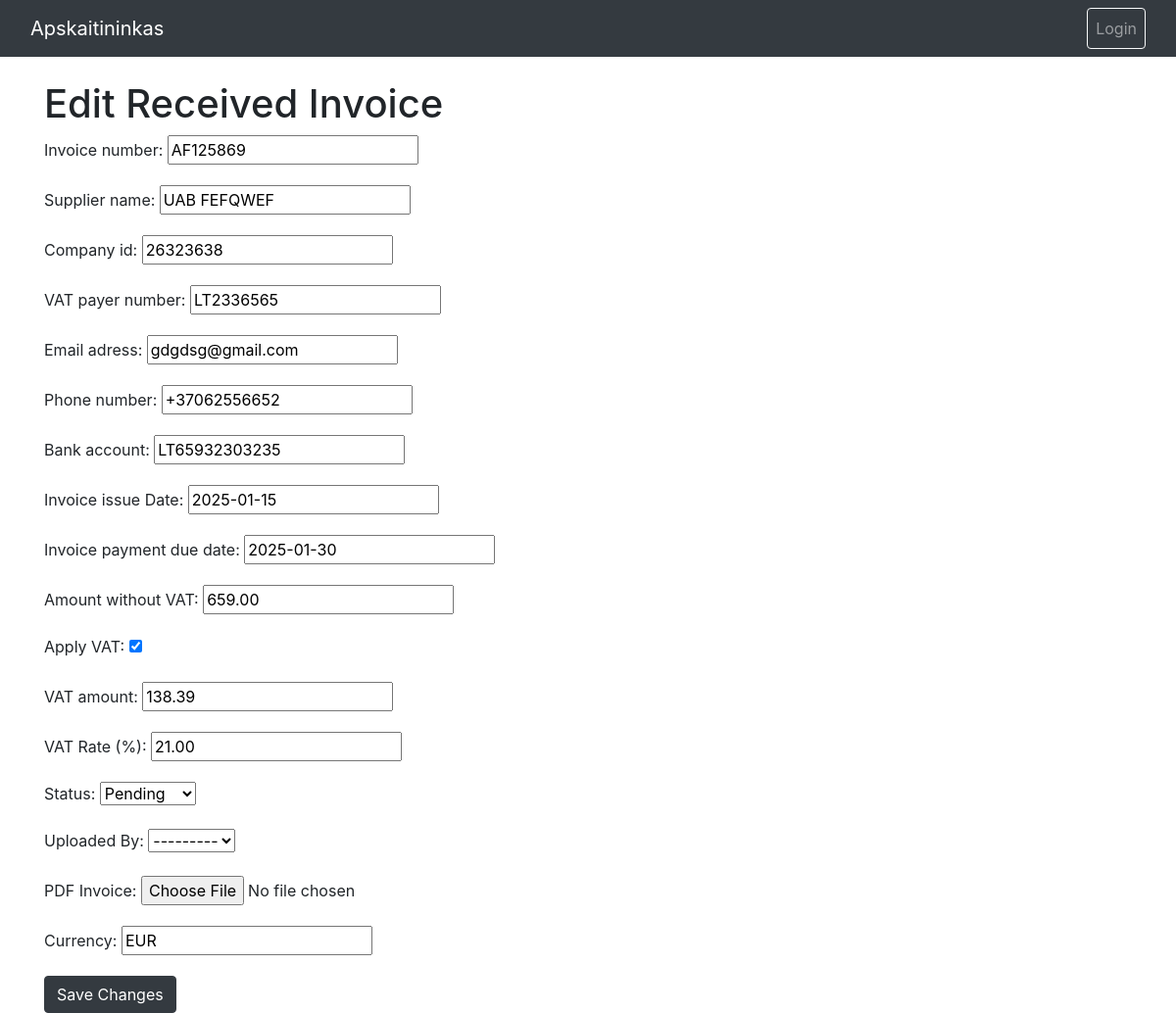
/apskaitininkas/invoices/received/edit/6/, run on an earlier commit of the app's database.
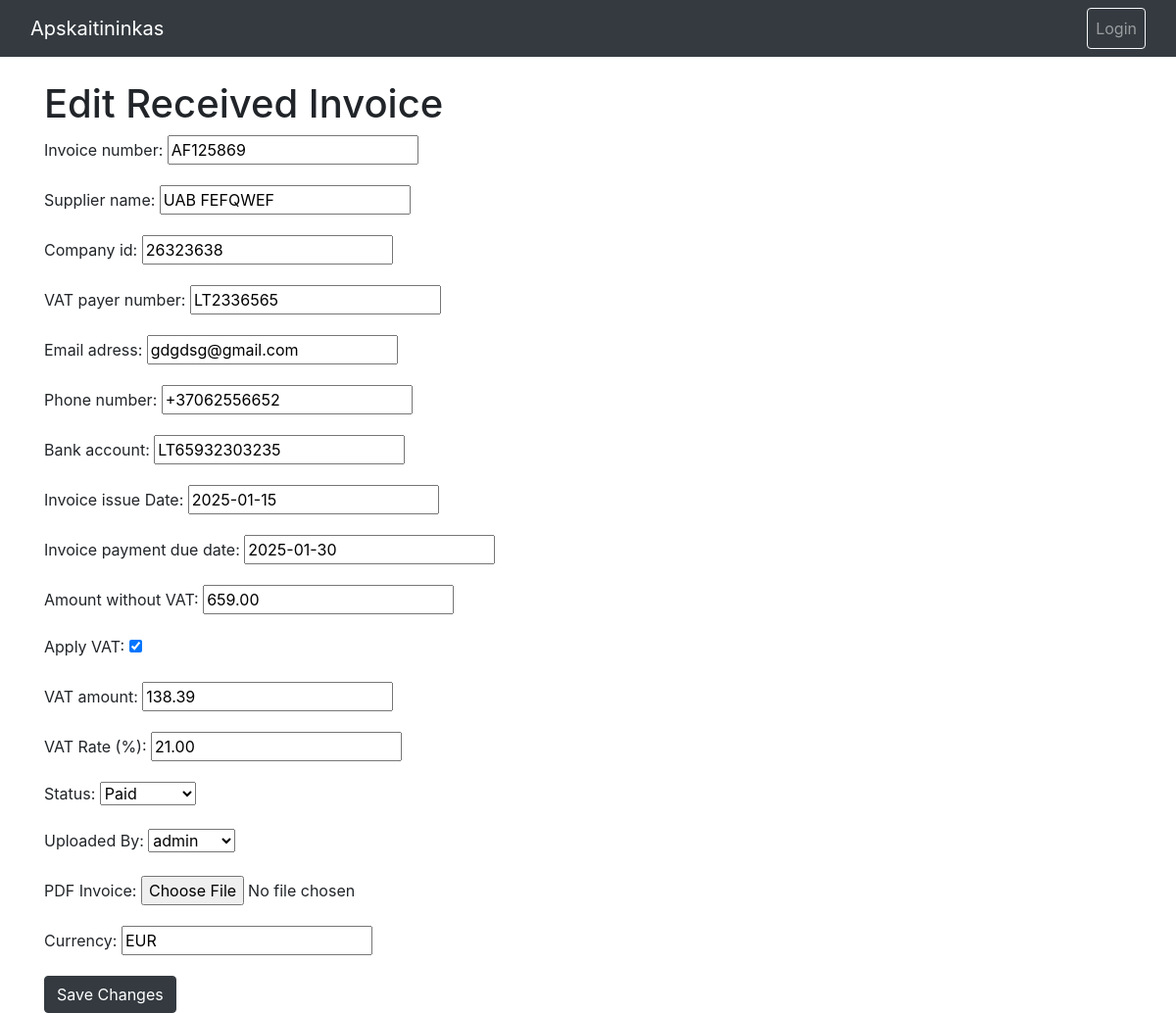
And on a later commit of the database.
### apskaitininkas/models.py (models this page shows, shortened)
class ReceivedInvoice(models.Model):
    STATUS_CHOICES = [
        ('PA', 'Paid'),
        ('PE', 'Pending'),
        ('OV', 'Overdue'),
        ('CA', 'Cancelled'),
    ]
    invoice_number = models.CharField('Invoice number', max_length=100, unique=True)
    supplier = models.CharField('Supplier name', max_length=255)
    company_id = models.CharField('Company id', max_length=20, blank=True)
    vat_number = models.CharField('VAT payer number', max_length=20, blank=True)
    email = models.EmailField('Email adress', max_length=50, blank=True)
    phone = models.CharField('Phone number', max_length=20, blank=True)
    bank_account = CharField('Bank account', max_length=50, blank=True)
    issue_date = models.DateField(verbose_name='Invoice issue Date', blank=True, null=True)
    due_date = models.DateField(verbose_name='Invoice payment due date', blank=True, null=True)
    amount = models.DecimalField('Amount without VAT', max_digits=10, decimal_places=2)
    apply_vat = models.BooleanField('Apply VAT', default=False)
    vat_amount = models.DecimalField('VAT amount', max_digits=10, decimal_places=2, blank=True, null=True)
    vat_rate = models.DecimalField('VAT Rate (%)', max_digits=5, decimal_places=2, default=21.00)
    status = models.CharField('Status', max_length=20, choices=STATUS_CHOICES, default='PE')
    uploaded_by = models.ForeignKey(User, on_delete=models.SET_NULL, null=True, blank=True, verbose_name='Uploaded By')
    pdf_file = models.FileField('PDF Invoice', upload_to='received_invoices/', blank=True, null=True)
    created_at = models.DateTimeField(auto_now_add=True)
    updated_at = models.DateTimeField(auto_now=True)
    currency = models.CharField('Currency', max_length=3, default='EUR')

### apskaitininkas/views.py (the view)
# urls.py: path('invoices/received/edit/<int:invoice_id>/', views.edit_received_invoice, name='edit_received_invoice'),
def edit_received_invoice(request, invoice_id):
    invoice = get_object_or_404(ReceivedInvoice, id=invoice_id)
    form = ReceivedInvoiceForm(request.POST or None, request.FILES or None, instance=invoice)
    if form.is_valid():
        form.save()
        return redirect('received_invoices')
    context = {"form": form, "invoice": invoice}
    return render(request, "edit_received_invoice.html", context)

### apskaitininkas/forms.py
class ReceivedInvoiceForm(forms.ModelForm):
    class Meta:
        model = ReceivedInvoice
        fields = '__all__'

### apskaitininkas/templates/edit_received_invoice.html (shortened to what this page needs)
{% extends 'base.html' %}
{% block content %}
<h1>Edit Received Invoice</h1>
<form method="post">
    {{ form.as_p }}
    <button type="submit" class="btn btn-dark">Save Changes</button>
</form>
{% endblock %}

What changed in the data, as far as the page shows it:
changed ReceivedInvoice "AF125869": status "Pending" → "Paid"; uploaded_by "---------" → "admin"
